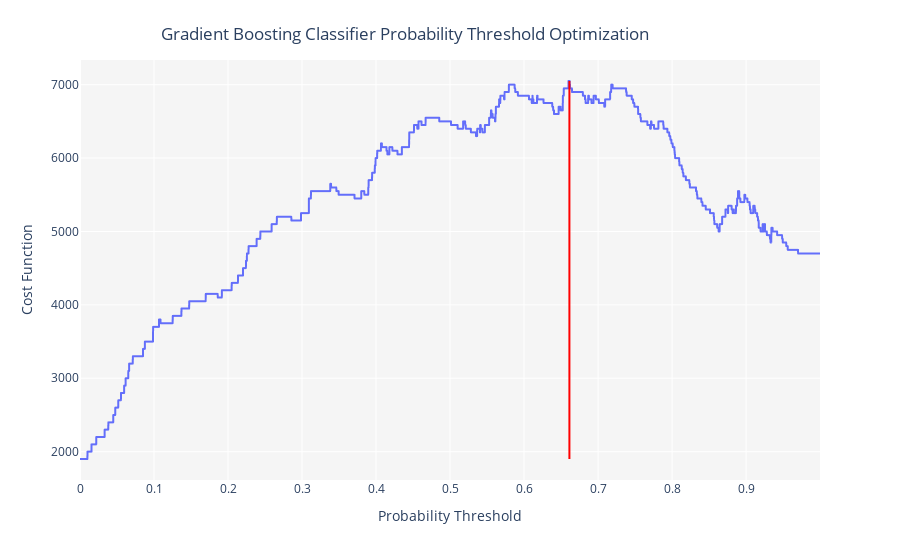

The notebook cell this image was saved under:
### Code cell
optimized_threshold = optimize_threshold(blender_specific, true_negative=50, false_negative=0, false_positive=-50, true_positive=50)

### Figure 1 — Plotly figure (JSON) as saved in the notebook; plotly's stock layout.template omitted (floating-point values rounded to 4 significant figures; data arrays with more than 128 entries replaced by an {"elided": "..."} marker saying what was removed)
{"data": [{"hovertemplate": "Probability Threshold=%{x}<br>Cost Function=%{y}<extra></extra>", "legendgroup": "", "line": {"color": "#636efa", "dash": "solid", "shape": "linear"}, "mode": "lines", "name": "", "showlegend": false, "type": "scattergl", "x": {"elided": "10000 float values"}, "xaxis": "x", "y": {"elided": "10000 int values"}, "yaxis": "y"}], "layout": {"legend": {"tracegroupgap": 0}, "margin": {"t": 60}, "plot_bgcolor": "rgb(245,245,245)", "shapes": [{"line": {"color": "red", "width": 2}, "type": "line", "x0": 0.6613, "x1": 0.6613, "y0": 1900, "y1": 7050}], "title": {"text": "Gradient Boosting Classifier Probability Threshold Optimization", "x": 0.45, "xanchor": "center", "y": 0.95, "yanchor": "top"}, "xaxis": {"anchor": "y", "domain": [0, 1], "title": {"text": "Probability Threshold"}}, "yaxis": {"anchor": "x", "domain": [0, 1], "title": {"text": "Cost Function"}}}}
